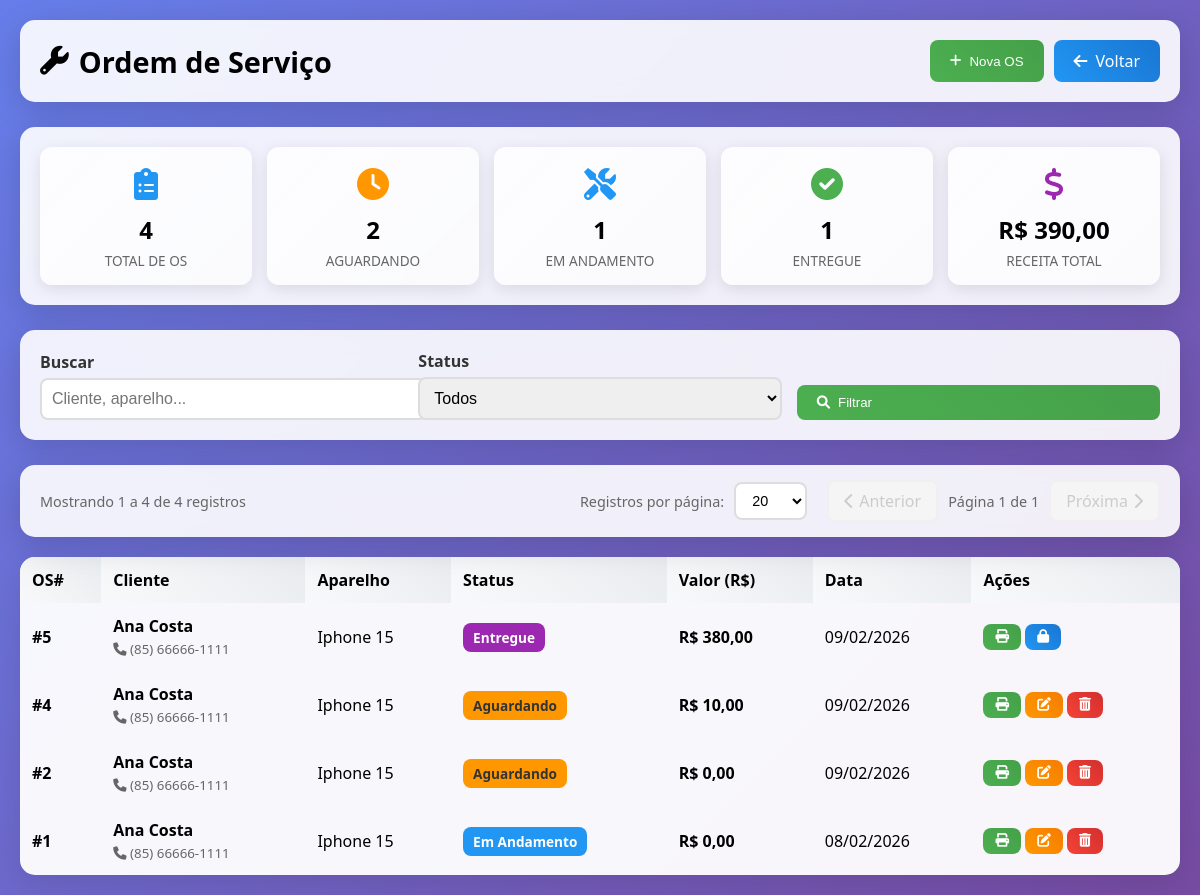
The app's page /modules/service_orders/index.php (signed in) with its own data.
### tables this page shows
CREATE TABLE `service_orders` (
  `id` int(11) NOT NULL AUTO_INCREMENT,
  `customer_id` int(11) NOT NULL,
  `entry_datetime` datetime NOT NULL DEFAULT current_timestamp(),
  `exit_datetime` datetime DEFAULT NULL,
  `user_id` int(11) NOT NULL,
  `device` varchar(200) NOT NULL,
  `device_type` varchar(50) DEFAULT 'celular',
  `problem` text NOT NULL,
  `diagnosis` text DEFAULT NULL,
  `solution` text DEFAULT NULL,
  `total_cost` decimal(10,2) DEFAULT 0.00,
  `payment_method` enum('dinheiro','pix','cartao_credito','cartao_debito') DEFAULT NULL,
  `payment_methods` text DEFAULT NULL,
  `installments` int(11) DEFAULT 1,
  `status` enum('open','in_progress','completed','invoiced','delivered','cancelled') DEFAULT 'open',
  `technical_report` text DEFAULT NULL,
  `reported_problem` text DEFAULT NULL,
  `customer_observations` text DEFAULT NULL,
  `internal_observations` text DEFAULT NULL,
  `device_powers_on` enum('sim','nao') DEFAULT 'sim',
  `device_password` varchar(100) DEFAULT NULL,
  `password_pattern` varchar(50) DEFAULT NULL,
  `checklist_case` tinyint(1) DEFAULT 0,
  `checklist_screen_protector` tinyint(1) DEFAULT 0,
  `checklist_camera` tinyint(1) DEFAULT 0,
  `checklist_housing` tinyint(1) DEFAULT 0,
  `checklist_lens` tinyint(1) DEFAULT 0,
  `checklist_battery` tinyint(1) DEFAULT 0,
  `checklist_buttons` tinyint(1) DEFAULT 0,
  `checklist_chip_tray` tinyint(1) DEFAULT 0,
  `checklist_charger` tinyint(1) DEFAULT 0,
  `checklist_headphones` tinyint(1) DEFAULT 0,
  `technician_name` varchar(100) DEFAULT NULL,
  `assistant_name` varchar(100) DEFAULT NULL,
  `created_at` timestamp NULL DEFAULT current_timestamp(),
  `updated_at` timestamp NULL DEFAULT current_timestamp() ON UPDATE current_timestamp(),
  `warranty_expiration` date DEFAULT NULL,
  `change_amount` decimal(10,2) DEFAULT 0.00,
  `deposit_amount` decimal(10,2) DEFAULT 0.00,
  `checklist_lens_condition` varchar(100) DEFAULT NULL,
  `checklist_back_cover` varchar(200) DEFAULT NULL,
  `checklist_screen` tinyint(1) DEFAULT 0,
  `checklist_connector` tinyint(1) DEFAULT 0,
  `checklist_camera_front_back` varchar(50) DEFAULT NULL,
  `checklist_face_id` tinyint(1) DEFAULT 0,
  `checklist_sim_card` tinyint(1) DEFAULT 0,
  `warranty_period` varchar(50) DEFAULT '90 dias',
  `image` varchar(255) DEFAULT NULL,
  `attendant_name` varchar(100) DEFAULT NULL,
  PRIMARY KEY (`id`),
  KEY `customer_id` (`customer_id`),
  KEY `user_id` (`user_id`),
  CONSTRAINT `service_orders_ibfk_1` FOREIGN KEY (`customer_id`) REFERENCES `customers` (`id`),
  CONSTRAINT `service_orders_ibfk_2` FOREIGN KEY (`user_id`) REFERENCES `users` (`id`)
);

CREATE TABLE `customers` (
  `id` int(11) NOT NULL AUTO_INCREMENT,
  `name` varchar(100) NOT NULL,
  `cpf_cnpj` varchar(18) DEFAULT NULL,
  `phone` varchar(20) DEFAULT NULL,
  `birth_date` date DEFAULT NULL,
  `email` varchar(100) DEFAULT NULL,
  `address` text DEFAULT NULL,
  `neighborhood` varchar(100) DEFAULT NULL,
  `city` varchar(100) DEFAULT NULL,
  `state` varchar(2) DEFAULT NULL,
  `zipcode` varchar(10) DEFAULT NULL,
  `notes` text DEFAULT NULL,
  `created_at` timestamp NULL DEFAULT current_timestamp(),
  `updated_at` timestamp NULL DEFAULT current_timestamp() ON UPDATE current_timestamp(),
  `deleted_at` timestamp NULL DEFAULT NULL COMMENT 'Data de deleção (soft delete)',
  PRIMARY KEY (`id`),
  KEY `idx_deleted_at` (`deleted_at`)
);

### config/app.php (called while the page is built, shortened)
<?php
function formatMoney($value) {
    return 'R$ ' . number_format($value, 2, ',', '.');
}
?>

### config/permissions.php (called while the page is built, shortened)
<?php
$PERMISSIONS = [
    'admin' => [
        'pdv' => ['view', 'create', 'edit', 'delete'],
        'service_orders' => ['view', 'create', 'edit', 'delete'],
        'products' => ['view', 'create', 'edit', 'delete'],
        'customers' => ['view', 'create', 'edit', 'delete'],
        'expenses' => ['view', 'create', 'edit', 'delete'],
        'cashflow' => ['view', 'create', 'edit', 'delete'],
        'accounts_receivable' => ['view', 'create', 'edit', 'delete'],
        'reports' => ['view'],
        'users' => ['view', 'create', 'edit', 'delete'],
    ],
    'manager' => [
        'pdv' => ['view', 'create', 'edit'],
        'service_orders' => ['view', 'create', 'edit'],
        'products' => ['view', 'create', 'edit'],
        'customers' => ['view', 'create', 'edit'],
        'cashflow' => ['view', 'create'],
        'accounts_receivable' => ['view', 'create', 'edit'],
        'reports' => ['view'],
    ],
    'seller' => [
        'pdv' => ['view', 'create', 'edit', 'delete'],
        'service_orders' => ['view', 'create', 'edit'],
        'products' => ['view', 'create'],
        'customers' => ['view', 'create', 'edit'],
    ]
];
function hasPermission($module, $action = 'view') {
    global $PERMISSIONS;
    $role = $_SESSION['user_role'];
    if ($role === 'admin') {
        return true;
    }
    return in_array($action, $PERMISSIONS[$role][$module]);
}

### modules/service_orders/index.php (the view, shortened to what this page needs)
<?php
require_once('../../config/database.php');
require_once('../../config/app.php');
$conn = $database->getConnection();
$search = $_GET['search'] ?? '';
$filter_status = $_GET['status'] ?? '';
$where = "WHERE 1=1";
$params = [];
$page = isset($_GET['page']) ? max(1, (int)$_GET['page']) : 1;
$perPage = isset($_GET['per_page']) ? (int)$_GET['per_page'] : 20;
$allowedPerPage = [10, 20, 30, 50, 100];
$offset = ($page - 1) * $perPage;
$stmtCount = $conn->prepare("
    SELECT COUNT(*) as total
    FROM service_orders so
    LEFT JOIN customers c ON so.customer_id = c.id
    $where
");
$stmtCount->execute($params);
$totalRecords = $stmtCount->fetch(PDO::FETCH_ASSOC)['total'];
$totalPages = ceil($totalRecords / $perPage);
$paramsWithPagination = array_merge($params, [$perPage, $offset]);
$stmt = $conn->prepare("
    SELECT so.*, c.name as customer_name, c.phone as customer_phone
    FROM service_orders so
    LEFT JOIN customers c ON so.customer_id = c.id AND c.deleted_at IS NULL
    $where
    ORDER BY so.id DESC
    LIMIT ? OFFSET ?
");
$stmt->execute($paramsWithPagination);
$orders = $stmt->fetchAll(PDO::FETCH_ASSOC);
$stats = $conn->query("
    SELECT
        COUNT(*) as total_orders,
        COUNT(CASE WHEN status = 'open' THEN 1 END) as awaiting,
        COUNT(CASE WHEN status = 'in_progress' THEN 1 END) as in_progress,
        COUNT(CASE WHEN status = 'completed' THEN 1 END) as completed,
        COUNT(CASE WHEN status = 'invoiced' THEN 1 END) as invoiced,
        COUNT(CASE WHEN status = 'delivered' THEN 1 END) as delivered,
        COALESCE(SUM(total_cost), 0) as total_revenue
    FROM service_orders
")->fetch(PDO::FETCH_ASSOC);
function traduzirStatus($status) {
    $map = [
        'open' => 'Aguardando',
        'in_progress' => 'Em Andamento',
        'completed' => 'Concluído',
        'invoiced' => 'Faturada',
        'delivered' => 'Entregue',
        'cancelled' => 'Cancelado'
    ];
    return $map[$status] ?? ucfirst($status);
}
?>
<!DOCTYPE html>
<html lang="pt-BR">
<head>
<link href="https://cdnjs.cloudflare.com/ajax/libs/font-awesome/6.0.0/css/all.min.css" rel="stylesheet">
</head>
<body>
<div class="container">
    <div class="header">
        <h1><i class="fas fa-wrench"></i> Ordem de Serviço</h1>
        <div style="display:flex;gap:10px;flex-wrap:wrap;">
            <button class="btn btn-primary" onclick="openModal('createModal')"><i class="fas fa-plus"></i> Nova OS</button>
            <a href="../../index.php" class="btn btn-secondary"><i class="fas fa-arrow-left"></i> Voltar</a>
        </div>
    </div>
    <div class="stats-box">
        <div class="stats-grid">
            <div class="stat-card blue">
                <div class="icon"><i class="fas fa-clipboard-list"></i></div>
                <div class="value"><?= $stats['total_orders'] ?></div>
                <div class="label">Total de OS</div>
            </div>
            <div class="stat-card orange">
                <div class="icon"><i class="fas fa-clock"></i></div>
                <div class="value"><?= $stats['awaiting'] ?></div>
                <div class="label">Aguardando</div>
            </div>
            <div class="stat-card blue">
                <div class="icon"><i class="fas fa-tools"></i></div>
                <div class="value"><?= $stats['in_progress'] ?></div>
                <div class="label">Em Andamento</div>
            </div>
            <div class="stat-card green">
                <div class="icon"><i class="fas fa-check-circle"></i></div>
                <div class="value"><?= $stats['delivered'] ?></div>
                <div class="label">Entregue</div>
            </div>
            <div class="stat-card purple">
                <div class="icon"><i class="fas fa-dollar-sign"></i></div>
                <div class="value"><?= formatMoney($stats['total_revenue']) ?></div>
                <div class="label">Receita Total</div>
            </div>
        </div>
    </div>
    <div class="search-box">
        <form method="GET">
            <div class="filter-box">
                <div class="form-group">
                    <label>Buscar</label>
                    <input type="text" name="search" value="<?= htmlspecialchars($search) ?>" class="form-control" placeholder="Cliente, aparelho...">
                </div>
                <div class="form-group">
                    <label>Status</label>
                    <select name="status" class="form-control">
                        <option value="">Todos</option>
                    </select>
                </div>
                <div class="form-group">
                    <button type="submit" class="btn btn-primary" style="width:100%;"><i class="fas fa-search"></i> Filtrar</button>
                </div>
            </div>
        </form>
    </div>
    <div class="pagination-container">
        <div class="pagination-info">
            Mostrando <?= min($offset + 1, $totalRecords) ?> a <?= min($offset + $perPage, $totalRecords) ?> de <?= $totalRecords ?> registros
        </div>
        <div class="pagination-controls">
            <div class="per-page-selector">
                <label>Registros por página:</label>
                <select onchange="changePerPage(this.value)">
                    <?php foreach($allowedPerPage as $option): ?>
                        <option value="<?= $option ?>" <?= $perPage == $option ? 'selected' : '' ?>><?= $option ?></option>
                    <?php endforeach; ?>
                </select>
            </div>
            <div class="pagination-buttons">
                <?php if($page > 1): ?>
                    <a href="?page=<?= $page - 1 ?>&per_page=<?= $perPage ?><?= !empty($search) ? '&search=' . urlencode($search) : '' ?><?= !empty($filter_status) ? '&status=' . urlencode($filter_status) : '' ?>" class="pagination-btn">
                        <i class="fas fa-chevron-left"></i> Anterior
                    </a>
                <?php else: ?>
                    <span class="pagination-btn disabled"><i class="fas fa-chevron-left"></i> Anterior</span>
                <?php endif; ?>
                <span class="page-info">Página <?= $page ?> de <?= max(1, $totalPages) ?></span>
                <?php if($page < $totalPages): ?>
                    <a href="?page=<?= $page + 1 ?>&per_page=<?= $perPage ?><?= !empty($search) ? '&search=' . urlencode($search) : '' ?><?= !empty($filter_status) ? '&status=' . urlencode($filter_status) : '' ?>" class="pagination-btn">
                        Próxima <i class="fas fa-chevron-right"></i>
                    </a>
                <?php else: ?>
                    <span class="pagination-btn disabled">Próxima <i class="fas fa-chevron-right"></i></span>
                <?php endif; ?>
            </div>
        </div>
    </div>
    <table class="table">
        <thead>
            <tr>
                <th>OS#</th>
                <th>Cliente</th>
                <th>Aparelho</th>
                <th>Status</th>
                <th>Valor (R$)</th>
                <th>Data</th>
                <th>Ações</th>
            </tr>
        </thead>
        <tbody>
            <?php if(empty($orders)): ?>
                <tr><td colspan="7" class="empty">Nenhuma ordem de serviço cadastrada.</td></tr>
            <?php else: foreach($orders as $row): ?>
            <tr>
                <td><strong>#<?= $row['id'] ?></strong></td>
                <td>
                    <strong><?= htmlspecialchars($row['customer_name'] ?? 'N/A') ?></strong>
                    <?php if(!empty($row['customer_phone'])): ?>
                        <br><small style="color:#666;"><i class="fas fa-phone"></i> <?= htmlspecialchars($row['customer_phone']) ?></small>
                    <?php endif; ?>
                </td>
                <td><?= htmlspecialchars($row['device']) ?></td>
                <td><span class="badge <?= $row['status'] ?>"><?= traduzirStatus($row['status']) ?></span></td>
                <td><strong><?= formatMoney($row['total_cost']) ?></strong></td>
                <td><?= date('d/m/Y', strtotime($row['entry_datetime'])) ?></td>
                <td>
                    <button class="btn btn-primary btn-sm" onclick='printServiceOrder(<?= json_encode($row) ?>)' title="Imprimir">
                        <i class="fas fa-print"></i>
                    </button>
                    <?php if ($row['status'] !== 'delivered'): ?>
                        <?php if (hasPermission('service_orders', 'edit')): ?>
                        <button class="btn btn-warning btn-sm" onclick='openEditModal(<?= json_encode($row) ?>)' title="Editar">
                            <i class="fas fa-edit"></i>
                        </button>
                        <?php endif; ?>
                        <?php if (hasPermission('service_orders', 'delete')): ?>
                        <form method="POST" onsubmit="return confirm('Excluir esta OS?');" style="display:inline;">
                            <button type="submit" class="btn btn-danger btn-sm" title="Excluir"><i class="fas fa-trash-alt"></i></button>
                        </form>
                        <?php endif; ?>
                    <?php else: ?>
                    <button class="btn btn-secondary btn-sm" onclick="openUnlockModal(<?= $row['id'] ?>)" title="Desbloquear OS (requer admin)">
                        <i class="fas fa-lock"></i>
                    </button>
                    <?php endif; ?>
                </td>
            </tr>
            <?php endforeach; endif; ?>
        </tbody>
    </table>
</div>
</body>
</html>

### records on screen
service_orders: id "5", customer.name "Ana Costa", customer.phone "(85) 66666-1111", device "Iphone 15", status "Entregue", total_cost "R$ 380,00", entry_datetime "09/02/2026"
service_orders: id "4", customer.name "Ana Costa", customer.phone "(85) 66666-1111", device "Iphone 15", status "Aguardando", total_cost "R$ 10,00", entry_datetime "09/02/2026"
service_orders: id "2", customer.name "Ana Costa", customer.phone "(85) 66666-1111", device "Iphone 15", status "Aguardando", total_cost "R$ 0,00", entry_datetime "09/02/2026"
service_orders: id "1", customer.name "Ana Costa", customer.phone "(85) 66666-1111", device "Iphone 15", status "Em Andamento", total_cost "R$ 0,00", entry_datetime "08/02/2026"

### other values on screen
$stats['total_orders'] "4"
$stats['awaiting'] "2"
$stats['in_progress'] "1"
$stats['delivered'] "1"
formatMoney($stats['total_revenue']) "R$ 390,00"
min($offset + 1, $totalRecords) "1"
min($offset + $perPage, $totalRecords) "4"
$totalRecords "4"
$page "1"
max(1, $totalPages) "1"
form field value "20"
